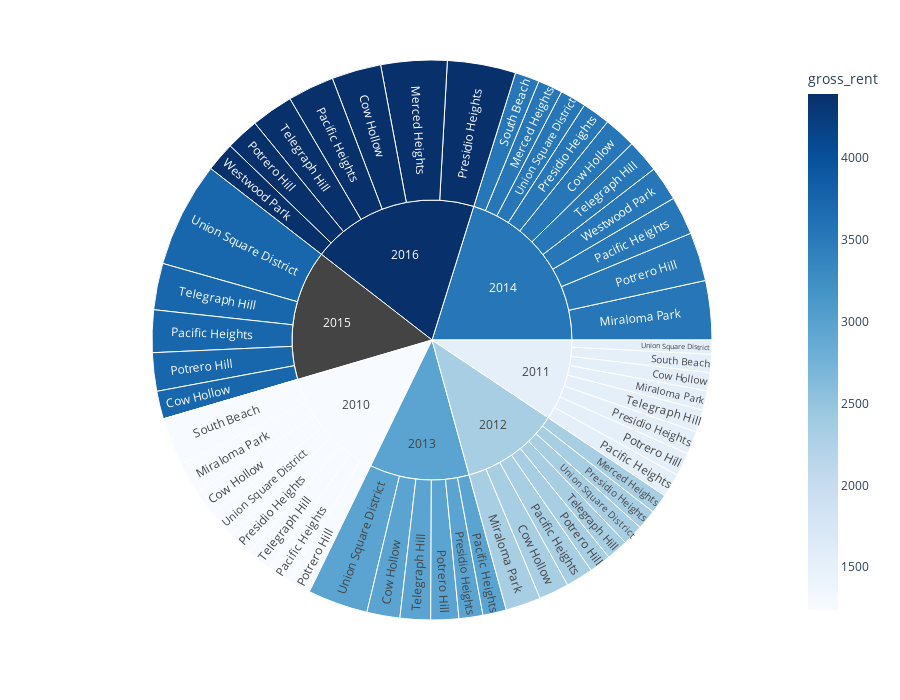

Here is the notebook cell this chart was saved with:
### Code cell
# Sunburst Plot
px.sunburst(
    df_expensive_neighborhoods_per_year,
    path = ["year","neighborhood"],
    values = "sale_price_sqr_foot",
    color="gross_rent", 
    hover_data=["gross_rent"],
    color_continuous_scale="blues",
    height = 700,
  
)

### Figure 1 — Plotly figure (JSON) as saved in the notebook; plotly's stock layout.template omitted (floating-point values rounded to 4 significant figures)
{"data": [{"branchvalues": "total", "customdata": [[1239, 1239], [1530.0, 1530.0], [2324, 2324], [2971, 2971], [3528.0, 3528.0], [3739.0, 3739.0], [4390, 4390], [2324, 2324], [3528, 3528], [4390, 4390], [1239, 1239], [1530, 1530], [2324, 2324], [3528.0, 3528.0], [1239, 1239], [1530, 1530], [2324, 2324], [2971, 2971], [3528, 3528], [3739, 3739], [4390, 4390], [1239, 1239], [1530, 1530], [2324, 2324], [2971, 2971], [3528, 3528], [3739, 3739], [4390, 4390], [1239, 1239], [1530, 1530], [2324, 2324], [2971, 2971], [3528, 3528], [null, null], [4390, 4390], [1239, 1239], [1530.0, 1530.0], [3528, 3528], [1239, 1239], [1530, 1530], [2324, 2324], [2971, 2971], [3528.0, 3528.0], [3739, 3739], [4390, 4390], [1239, 1239], [1530, 1530], [2324, 2324], [2971, 2971], [3528, 3528], [3739.0, 3739.0], [3528.0, 3528.0], [4390, 4390], [1239.0, 1239.0], [1530, 1530], [2324.0, 2324.0], [2971, 2971], [3528, 3528], [null, null], [4390, 4390]], "domain": {"x": [0, 1], "y": [0, 1]}, "hovertemplate": "labels=%{label}<br>sale_price_sqr_foot=%{value}<br>parent=%{parent}<br>id=%{id}<br>gross_rent=%{color}<extra></extra>", "ids": ["2010/Cow Hollow", "2011/Cow Hollow", "2012/Cow Hollow", "2013/Cow Hollow", "2014/Cow Hollow", "2015/Cow Hollow", "2016/Cow Hollow", "2012/Merced Heights", "2014/Merced Heights", "2016/Merced Heights", "2010/Miraloma Park", "2011/Miraloma Park", "2012/Miraloma Park", "2014/Miraloma Park", "2010/Pacific Heights", "2011/Pacific Heights", "2012/Pacific Heights", "2013/Pacific Heights", "2014/Pacific Heights", "2015/Pacific Heights", "2016/Pacific Heights", "2010/Potrero Hill", "2011/Potrero Hill", "2012/Potrero Hill", "2013/Potrero Hill", "2014/Potrero Hill", "2015/Potrero Hill", "2016/Potrero Hill", "2010/Presidio Heights", "2011/Presidio Heights", "2012/Presidio Heights", "2013/Presidio Heights", "2014/Presidio Heights", "2015/Presidio Heights", "2016/Presidio Heights", "2010/South Beach", "2011/South Beach", "2014/South Beach", "2010/Telegraph Hill", "2011/Telegraph Hill", "2012/Telegraph Hill", "2013/Telegraph Hill", "2014/Telegraph Hill", "2015/Telegraph Hill", "2016/Telegraph Hill", "2010/Union Square District", "2011/Union Square District", "2012/Union Square District", "2013/Union Square District", "2014/Union Square District", "2015/Union Square District", "2014/Westwood Park", "2016/Westwood Park", "2010", "2011", "2012", "2013", "2014", "2015", "2016"], "labels": ["Cow Hollow", "Cow Hollow", "Cow Hollow", "Cow Hollow", "Cow Hollow", "Cow Hollow", "Cow Hollow", "Merced Heights", "Merced Heights", "Merced Heights", "Miraloma Park", "Miraloma Park", "Miraloma Park", "Miraloma Park", "Pacific Heights", "Pacific Heights", "Pacific Heights", "Pacific Heights", "Pacific Heights", "Pacific Heights", "Pacific Heights", "Potrero Hill", "Potrero Hill", "Potrero Hill", "Potrero Hill", "Potrero Hill", "Potrero Hill", "Potrero Hill", "Presidio Heights", "Presidio Heights", "Presidio Heights", "Presidio Heights", "Presidio Heights", "Presidio Heights", "Presidio Heights", "South Beach", "South Beach", "South Beach", "Telegraph Hill", "Telegraph Hill", "Telegraph Hill", "Telegraph Hill", "Telegraph Hill", "Telegraph Hill", "Telegraph Hill", "Union Square District", "Union Square District", "Union Square District", "Union Square District", "Union Square District", "Union Square District", "Westwood Park", "Westwood Park", "2010", "2011", "2012", "2013", "2014", "2015", "2016"], "marker": {"coloraxis": "coloraxis", "colors": [1239, 1530.0, 2324, 2971, 3528.0, 3739.0, 4390, 2324, 3528, 4390, 1239, 1530, 2324, 3528.0, 1239, 1530, 2324, 2971, 3528, 3739, 4390, 1239, 1530, 2324, 2971, 3528, 3739, 4390, 1239, 1530, 2324, 2971, 3528, null, 4390, 1239, 1530.0, 3528, 1239, 1530, 2324, 2971, 3528.0, 3739, 4390, 1239, 1530, 2324, 2971, 3528, 3739.0, 3528.0, 4390, 1239.0, 1530, 2324.0, 2971, 3528, null, 4390]}, "name": "", "parents": ["2010", "2011", "2012", "2013", "2014", "2015", "2016", "2012", "2014", "2016", "2010", "2011", "2012", "2014", "2010", "2011", "2012", "2013", "2014", "2015", "2016", "2010", "2011", "2012", "2013", "2014", "2015", "2016", "2010", "2011", "2012", "2013", "2014", "2015", "2016", "2010", "2011", "2014", "2010", "2011", "2012", "2013", "2014", "2015", "2016", "2010", "2011", "2012", "2013", "2014", "2015", "2014", "2016", "", "", "", "", "", "", ""], "type": "sunburst", "values": [569.4, 390.6, 644.8, 707.4, 691.9, 598.6, 1059.0, 421.1, 528.7, 1417.0, 680.6, 414.7, 756.2, 1268.0, 496.5, 509.0, 586.2, 503.9, 824.7, 910.2, 996.4, 491.5, 503.1, 466.6, 598.7, 1045.0, 821.3, 707.7, 549.4, 493.8, 426.6, 512.8, 603.5, 0, 1466.0, 1037.0, 388.6, 524.6, 524.8, 483.4, 465.8, 653.3, 708.2, 997.0, 903.0, 569.2, 302.1, 445.2, 1290.0, 558.3, 2259.0, 743.0, 631.2, 4918.0, 3485.0, 4213.0, 4267.0, 7496.0, 5586.0, 7180.0]}], "layout": {"coloraxis": {"colorbar": {"title": {"text": "gross_rent"}}, "colorscale": [[0, "rgb(247,251,255)"], [0.125, "rgb(222,235,247)"], [0.25, "rgb(198,219,239)"], [0.375, "rgb(158,202,225)"], [0.5, "rgb(107,174,214)"], [0.625, "rgb(66,146,198)"], [0.75, "rgb(33,113,181)"], [0.875, "rgb(8,81,156)"], [1, "rgb(8,48,107)"]]}, "height": 700, "legend": {"tracegroupgap": 0}, "margin": {"t": 60}}}
